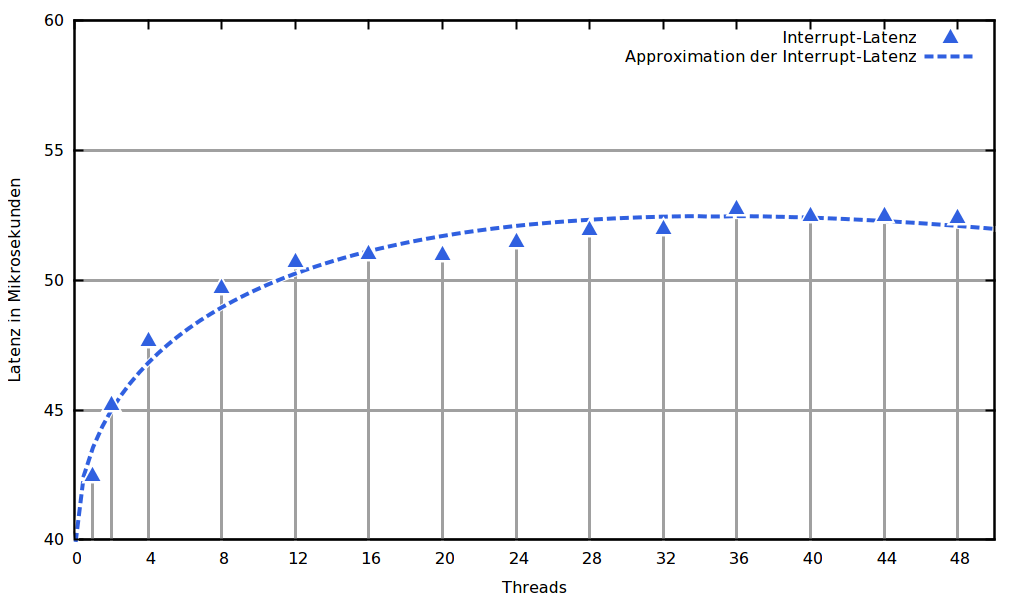

Here is the gnuplot script that generated this plot:

set style line 1 linecolor rgb '#3060e0' linetype 2 pointtype 9  pointsize 1.5 linewidth 4 # blue 1
set style line 2 linecolor rgb '#e06030' linetype 2 pointtype 11 pointsize 1.5 linewidth 4 # red 2
set style line 3 linecolor rgb '#a0a0a0' linetype 1                            linewidth 3 # grey 3
set style line 4 linecolor rgb '#ffffff' linetype 1 pointtype 9  pointsize 2   linewidth 6 # white 4
set style line 5 linecolor rgb '#ffffff' linetype 1 pointtype 11 pointsize 2   linewidth 6 # white 5
set style line 6 linecolor rgb '#000000' linetype 1                            linewidth 1 # black 6

unset title
set yrange [40:60]
set xrange [0:50]
set xtics 4
set xlabel 'Threads'
set ylabel 'Latenz in Mikrosekunden'
set grid ytics ls 3
set border linewidth 2
set key invert

r(x)= a + b*sqrt(x) + c*x
fit r(x) 'irq_latency.txt'  via a, b, c

set terminal pngcairo size 1024,600 notransparent dashed
set output "results.png"
plot \
	'irq_latency.txt'  with impulses ls 3 title '', \
	r(x) ls 4 title '', \
	r(x) ls 1 title 'Approximation der Interrupt-Latenz', \
	'irq_latency.txt'  with points ls 4 title '', \
	'irq_latency.txt'  with points ls 1 title 'Interrupt-Latenz'

set key default

